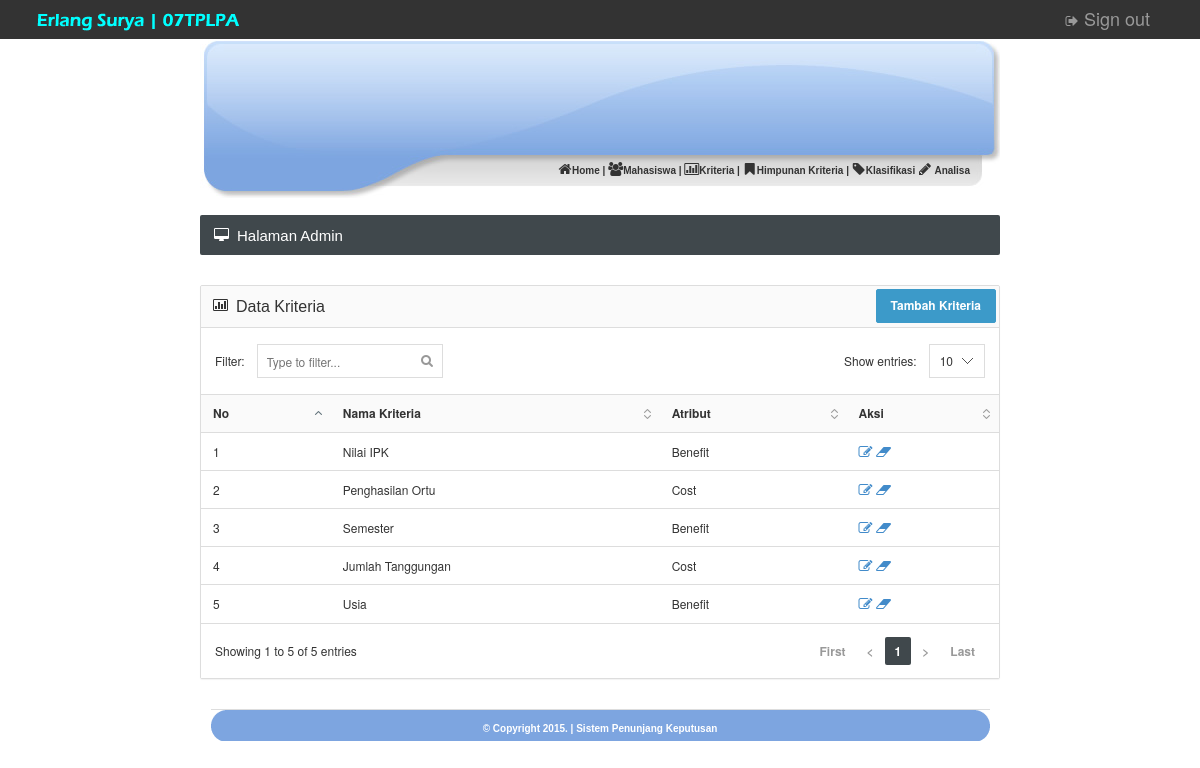
/admin/kriteria.php (signed in), run on the app's committed database.
### tables this page shows
CREATE TABLE IF NOT EXISTS `kriteria` (
`id_kriteria` int(5) NOT NULL,
  `namakriteria` varchar(100) NOT NULL,
  `atribut` varchar(100) NOT NULL
);

### admin/kriteria.php (the view)
<?php
include "head.php";
?>
			<?php include "menu.php"; ?>
			</div>
		<br />
		<div id="content">
			<div class="page-title">
				<h5><i class="fa fa-desktop"></i> Halaman Admin</h5>
			</div>
			<div class="panel panel-default">
				<div class="panel-heading" align="right"><h6 class="panel-title"><i class="fa fa-bar-chart-o"></i> Data Kriteria</h6>
				<a href="kriteria_tambah.php"><input type="submit" value="Tambah Kriteria" class="btn btn-info"></a>
				</div>
				<div class="datatable">
					<table class="table table-hover">
						<thead>
							<tr>
								<th>No</th>
								<th>Nama Kriteria</th>
								<th>Atribut</th>
								<th>Aksi</th>
							</tr>
						</thead>
						<tbody>
							<?php
							$nomor = 0;
							$hasil = mysql_query("select * from kriteria");
							while ($dataku = mysql_fetch_array($hasil)) {
							?>
								<tr>
									<td><?php echo $nomor=$nomor+1; ?></td>
									<td><?php echo $dataku['namakriteria']; ?></td>
									<td><?php echo $dataku['atribut']; ?></td>
									<td>
										<a href="kriteria_edit.php?id_kriteria=<?php echo $dataku['id_kriteria']; ?>">
										<i class='fa fa-edit'></i>
										</a>
										<a href="kriteria_hapus.php?id_kriteria=<?php echo $dataku['id_kriteria']; ?>">
										<i class='fa fa-eraser'></i>
										</a>
									</td>
								</tr>
							<?php }	?>
						</tbody>
					</table>
				</div>
			</div>
<?php include "footer.php"; ?>

### images/style.css (style rules this page uses)
body { margin-top: 0px; margin-left: 0px; margin-right: 0px; margin-bottom: 0px; }
#content { width: 800px; }

### css/styles.css (style rules this page uses)
@media (min-width: 768px) { a, .btn, .caret, .close, .sidebar, .select2-choice abbr, .select2-highlighted, .ui-slider-range, .ui-datepicker-trigger, .ui-timepicker-list li, .checker span:after, .checker span, .navbar-toggle, .thumb-options, .select2-arrow b, .thumb-zoom img, .fc-button, .page-content { -webkit-transition: all 0.15s ease-in-out; -moz-transition: all 0.15s ease-in-out; -o-transition: all 0.15s ease-in-out; transition: all 0.15s ease-in-out; } }
.fa { position: relative; font-size: 14px; min-width: 14px; text-align: center; }
h1, h2, h3, h4, h5, h6, .navigation > li > a, .stats li span { font-family: 'Cuprum', sans-serif; font-weight: normal; }
.page-title { color: #fff; background-color: #40484C; -moz-box-shadow: 0 1px 0 #fff; -webkit-box-shadow: 0 1px 0 #FFF; box-shadow: 0 1px 0 #FFF; border-radius: 2px; margin-bottom: 30px; }
.page-title:after { content: ""; display: table; clear: both; }
.page-title h5 { margin: 0; float: left; display: block; font-size: 15px; padding: 13px 14px 12px 14px; line-height: 1; }
.dataTable { border-collapse: collapse; border-top: 1px solid #ddd; border-bottom: 1px solid #ddd; }
.dataTable thead th { background-color: #fafafa; cursor: pointer; }
.sorting { background: url('../images/interface/tables/sort_both.png') no-repeat 100%; padding-right: 24px!important; }
.sorting_asc { background: url('../images/interface/tables/sort_asc.png') no-repeat 100%; padding-right: 24px!important; }

### data on the page
kriteria: namakriteria "Nilai IPK", atribut "Benefit"
kriteria: nomor "2", namakriteria "Penghasilan Ortu", atribut "Cost"
kriteria: nomor "3", namakriteria "Semester", atribut "Benefit"
kriteria: nomor "4", namakriteria "Jumlah Tanggungan", atribut "Cost"
kriteria: nomor "5", namakriteria "Usia", atribut "Benefit"
